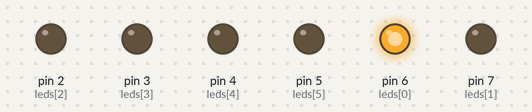
Simulated run of this sketch. Board: Arduino Uno, built with avr-gcc and run on an emulated ATmega328P. Parts: output pins drawn as LEDs (lit = HIGH).

Above: at 0.02 s.
At 0.12 s:
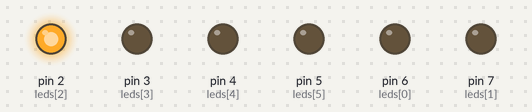
At 0.67 s:
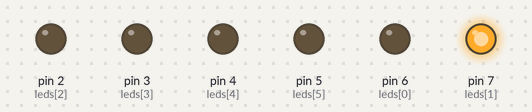
At 1.37 s:
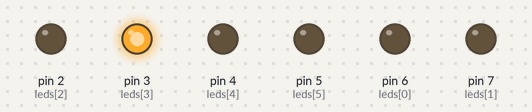
At 2.02 s:
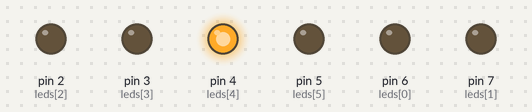
At 2.72 s:
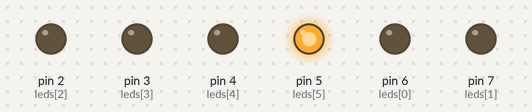
Timing chart, 0 to 3.0 s (numbered marks = the images above):
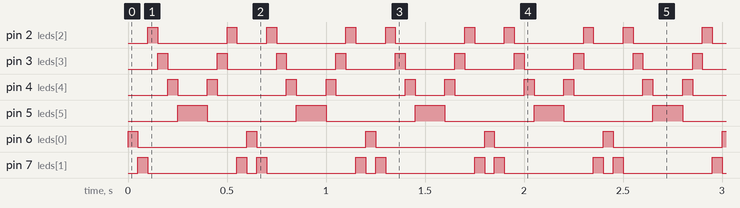

The sketch:

sketch_sep11a.ino
```cpp
int leds[] = {6,7,2,3,4,5};
int delaySpeed = 50;

void setup() {
  // put your setup code here, to run once:
  for(int i = 0; i < 6; i++)
  {
    pinMode(leds[i], OUTPUT);
  }
}

void loop() {
  // put your main code here, to run repeatedly:
  for(int i = 0; i < 6; i++)
  {
    if(i == 0)
    {
      digitalWrite(leds[5], LOW);
      digitalWrite(leds[1], LOW);
      digitalWrite(leds[0], HIGH);
      delay(delaySpeed);
    }
    else if(i > 0)
    {
      digitalWrite(leds[i - 1], LOW);
      digitalWrite(leds[i], HIGH);
      delay(delaySpeed);
    }
  }

  for(int i = 6; i > 0; i--)
  {
    if(i == 0)
    {
      delay(delaySpeed);
      digitalWrite(leds[0], LOW);
      digitalWrite(leds[5], HIGH);
      delay(delaySpeed);
    }
    else if(i > 0)
    {
      digitalWrite(leds[i + 1], LOW);
      digitalWrite(leds[i], HIGH);
      delay(delaySpeed);
    }
  }
}
```

Measured:
- by itself, pin 2 (leds[2]): repeats every 0.60 s: LOW 0.35 s, HIGH 0.05 s, LOW 0.15 s, HIGH 0.05 s
- by itself, pin 3 (leds[3]): alternates HIGH for 0.05 s and LOW for 0.25 s
- by itself, pin 4 (leds[4]): repeats every 0.60 s: LOW 0.15 s, HIGH 0.05 s, LOW 0.35 s, HIGH 0.05 s
- by itself, pin 5 (leds[5]): alternates HIGH for 0.15 s and LOW for 0.45 s
- by itself, pin 6 (leds[0]): alternates HIGH for 0.05 s and LOW for 0.55 s
- by itself, pin 7 (leds[1]): repeats every 0.60 s: LOW 0.45 s, HIGH 0.05 s, LOW 0.05 s, HIGH 0.05 s
